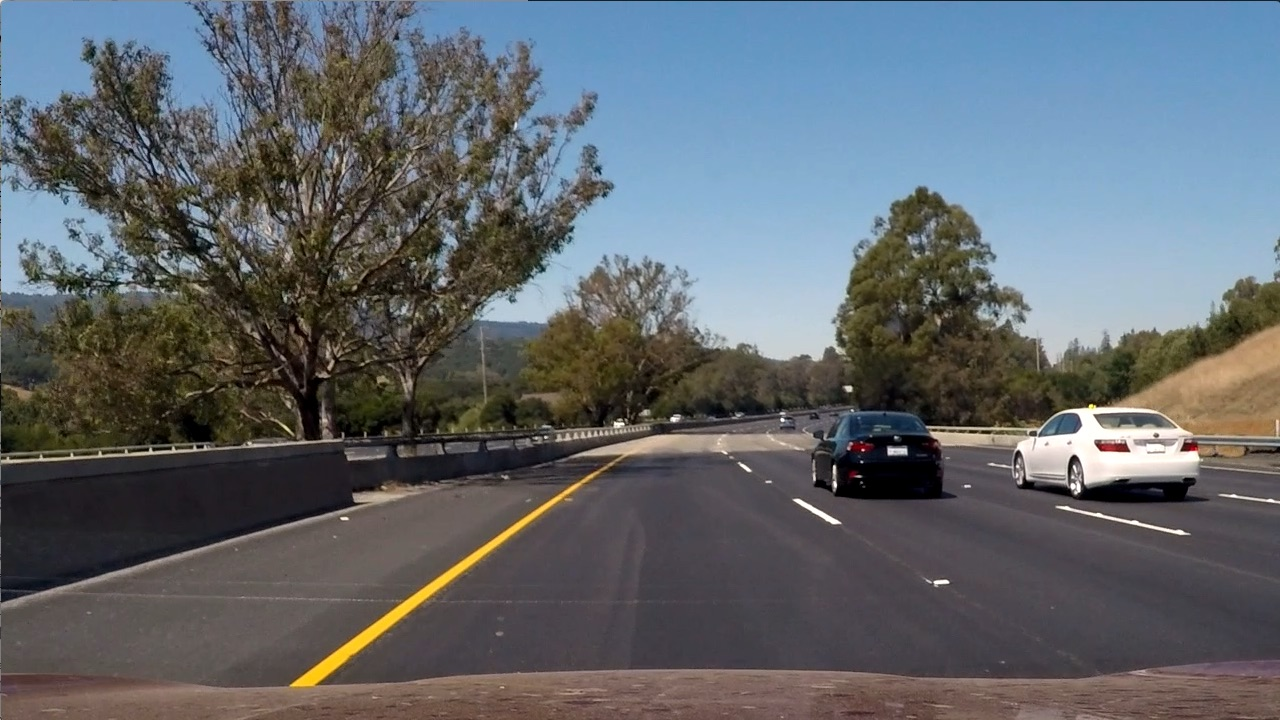
#> input picture CarND-Vehicle-Detection/test_images/test6.jpg, 1280 x 720 px
$ jupyter execute --allow-errors playground.ipynb   (shell and % lines are left out)   (older library calls are emulated)
#> lines starting #> are read from the running program, lines starting #| are printed output that depends on the picture
### CarND-Vehicle-Detection/vehicle_detection.py
import glob
import time

import matplotlib.image as mpimg
import matplotlib.pyplot as plt
import numpy as np
from skimage.feature import hog
from sklearn.model_selection import train_test_split
from sklearn.preprocessing import StandardScaler
from sklearn.svm import LinearSVC
from scipy.ndimage.measurements import label

import cv2


# [61 lines left out: functions get_hog_features, bin_spatial, color_hist, convert_color, not called in this run]


def extract_features(imgs, cspace='RGB', orient=9,
                     pix_per_cell=8, cell_per_block=2, hog_channel=0,
                     spatial_size=(32, 32), hist_bins=32, hist_range=(0, 256)):
    # Create a list to append feature vectors to
    features = []
    # Iterate through the list of images
    for file in imgs:
        # Read in each one by one
        image = mpimg.imread(file)
        # apply color conversion if other than 'RGB'
        if cspace != 'RGB':
            if cspace == 'HSV':
                feature_image = cv2.cvtColor(image, cv2.COLOR_RGB2HSV)
            elif cspace == 'LUV':
                feature_image = cv2.cvtColor(image, cv2.COLOR_RGB2LUV)
            elif cspace == 'HLS':
                feature_image = cv2.cvtColor(image, cv2.COLOR_RGB2HLS)
            elif cspace == 'YUV':
                feature_image = cv2.cvtColor(image, cv2.COLOR_RGB2YUV)
            elif cspace == 'YCrCb':
                feature_image = cv2.cvtColor(image, cv2.COLOR_RGB2YCrCb)
        else:
            feature_image = np.copy(image)

        # Call get_hog_features() with vis=False, feature_vec=True
        if hog_channel == 'ALL':
            hog_features = []
            for channel in range(feature_image.shape[2]):
                hog_features.append(get_hog_features(feature_image[:, :, channel],
                                                     orient, pix_per_cell, cell_per_block))
            hog_features = np.ravel(hog_features)
        else:
            hog_features = get_hog_features(feature_image[:, :, hog_channel], orient,
                                            pix_per_cell, cell_per_block)

        # Call on color and spatial bin
            # Apply bin_spatial() to get spatial color features
        spatial_features = bin_spatial(feature_image, size=spatial_size)
        # Apply color_hist() also with a color space option now
        hist_features = color_hist(
            feature_image, nbins=hist_bins, bins_range=hist_range)
        # Append the new feature vector to the features list
        features.append(np.concatenate(
            (spatial_features, hist_features, hog_features)))
        # Append the new feature vector to the features list
        # features.append(hog_features)
    # Return list of feature vectors
    return features


def load_images(folder_path='./data'):
    # Divide up into cars and notcars
#> called with folder_path = './data'
    images_nv = glob.glob(folder_path + '/non-vehicles/**/*.png')
    images_v = glob.glob(folder_path + '/vehicles/**/*.png')
    cars = []
    notcars = []
    for image in images_nv:
        notcars.append(image)
    for image in images_v:
        cars.append(image)

    return cars, notcars


def train_test_svm(car_features, notcar_features):
    # Create an array stack of feature vectors
    X = np.vstack((car_features, notcar_features)).astype(np.float64)
    # Fit a per-column scaler
    X_scaler = StandardScaler().fit(X)
    # Apply the scaler to X
    scaled_X = X_scaler.transform(X)

    # Define the labels vector
    y = np.hstack((np.ones(len(car_features)), np.zeros(len(notcar_features))))

    # Split up data into randomized training and test sets
    rand_state = np.random.randint(0, 100)
    X_train, X_test, y_train, y_test = train_test_split(
        scaled_X, y, test_size=0.2, random_state=rand_state)

    print('Feature vector length:', len(X_train[0]))
    # Use a linear SVC
    svc = LinearSVC()
    # Check the training time for the SVC
    t = time.time()
    svc.fit(X_train, y_train)
    t2 = time.time()
    print(round(t2 - t, 2), 'Seconds to train SVC...')
    # Check the score of the SVC
    print('Test Accuracy of SVC = ', round(svc.score(X_test, y_test), 4))

    return svc, X_scaler


# [125 lines left out: functions extract_and_train, find_cars, add_heat, not called in this run]


def apply_threshold(heatmap, threshold):
    # Zero out pixels below the threshold
    heatmap[heatmap <= threshold] = 0
    # Return thresholded map
    return heatmap


def draw_labeled_bboxes(img, labels):
    # Iterate through all detected cars
    for car_number in range(1, labels[1] + 1):
        # Find pixels with each car_number label value
        nonzero = (labels[0] == car_number).nonzero()
        # Identify x and y values of those pixels
        nonzeroy = np.array(nonzero[0])
        nonzerox = np.array(nonzero[1])
        # Define a bounding box based on min/max x and y
        bbox = ((np.min(nonzerox), np.min(nonzeroy)),
                (np.max(nonzerox), np.max(nonzeroy)))
        # Draw the box on the image
        cv2.rectangle(img, bbox[0], bbox[1], (0, 0, 255), 6)
    # Return the image
    return img

# [21 lines of commented-out code are left out]

### CarND-Vehicle-Detection/continous_vehicle_detection.py
import numpy as np
from moviepy.editor import VideoFileClip
import pickle
import vehicle_detection as vd
import cv2
from scipy.ndimage.measurements import label


def set_globals():
    global svc, X_scaler, boxes, smoothing_counter
    svc = pickle.load(open("svc.p", "rb"))
    X_scaler = pickle.load(open("X_scaler.p", "rb"))
    boxes = []
    smoothing_counter = 0


def process_video(video_path, file_out):
    """
    Finds lane lines for given video

    Inputs:
    - video_path : Path to video. o really.-
    """
    set_globals()
    output = file_out
    clip1 = VideoFileClip(video_path)
    # NOTE: this function expects color images!!
    clip = clip1.fl_image(process_frame)
    clip.write_videofile(output, audio=False)


# [30 lines left out: function process_frame, not called in this run]

### CarND-Vehicle-Detection/playground.ipynb
[cell 1]
import vehicle_detection as vd

[cell 2]
# Load images
cars, notcars = vd.load_images()

[cell 3]
colorspace='YCrCb'
orient=9
pix_per_cell=8
cell_per_block=2
hog_channel='ALL'
spatial_size=(16, 16)
hist_bins=16
hist_range=(0, 256)

[cell 4]
# colorspace = 'RGB' # Can be RGB, HSV, LUV, HLS, YUV, YCrCb
car_features = vd.extract_features(cars, cspace=colorspace, orient=orient,pix_per_cell=pix_per_cell, cell_per_block=cell_per_block,                    hog_channel=hog_channel,spatial_size=spatial_size, hist_bins=hist_bins, hist_range=hist_range)

notcar_features = vd.extract_features(notcars, cspace=colorspace, orient=orient,                       pix_per_cell=pix_per_cell, cell_per_block=cell_per_block,
hog_channel=hog_channel,spatial_size=spatial_size, hist_bins=hist_bins, hist_range=hist_range)

[cell 5]
print('Using:', orient, 'orientations', pix_per_cell,
          'pixels per cell and', cell_per_block, 'cells per block')
#> (the rest of this cell did not finish here and is left out)

[cell 6]
#import pickle
#pickle.dump(svc, open( "svc.p", "wb" ) )
#pickle.dump(X_scaler, open( "X_scaler.p", "wb" ) )

[cell 7]
import pickle
#> (the rest of this cell did not finish here and is left out)

[cell 8]
import matplotlib.image as mpimg
import matplotlib.pyplot as plt
import numpy as np
from scipy.ndimage.measurements import label
import glob

[cell 9]
img = mpimg.imread('./test_images/test6.jpg')
#> img is the input picture: shape (720, 1280, 3); mean R, G, B 97, 102.6, 107.9
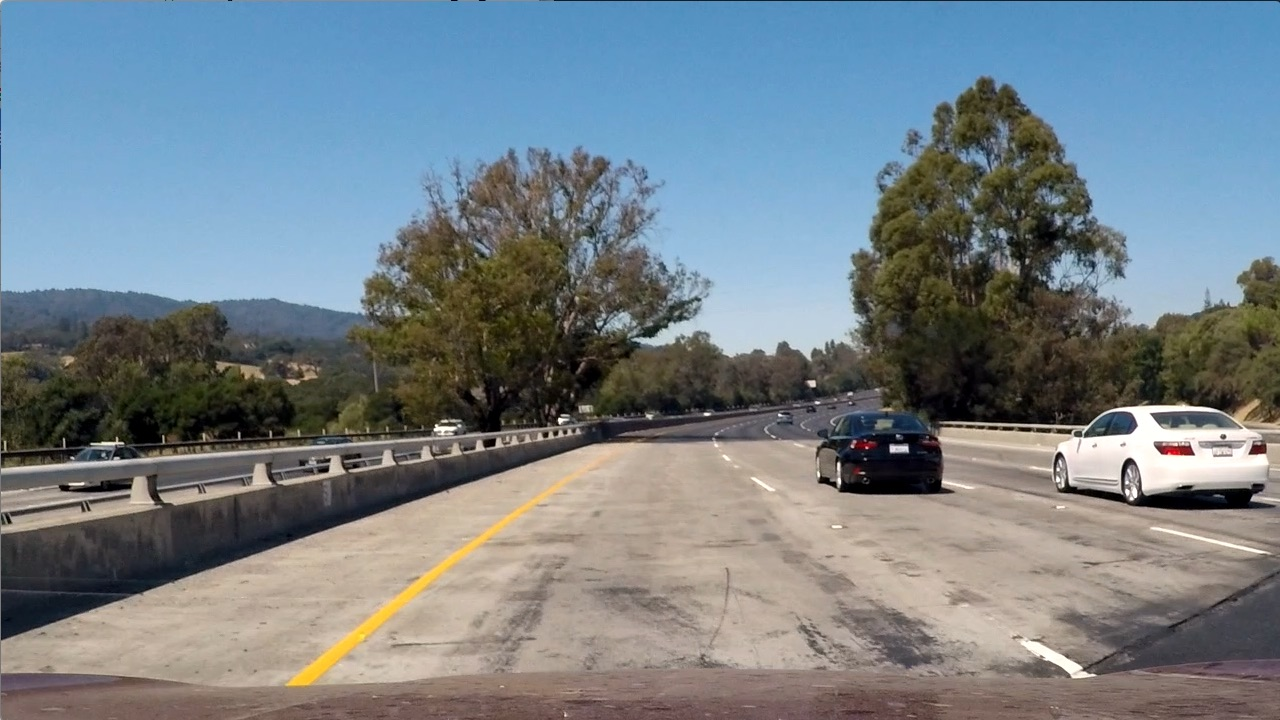
#> input picture CarND-Vehicle-Detection/test_images/test1.jpg, 1280 x 720 px
#> further down, img is the input picture: shape (720, 1280, 3); mean R, G, B 117.5, 128.7, 135.5

#> (a cell that did not finish here is left out)

#> (a cell that did not finish here is left out)

[cell 12]
images = glob.glob('./test_images/*.jpg')
#> (the rest of this cell did not finish here and is left out)

[cell 13]
heat = np.zeros_like(img[:,:,0]).astype(np.float)

#> (a cell that did not finish here is left out)

[cell 15]
plt.imshow(heat)
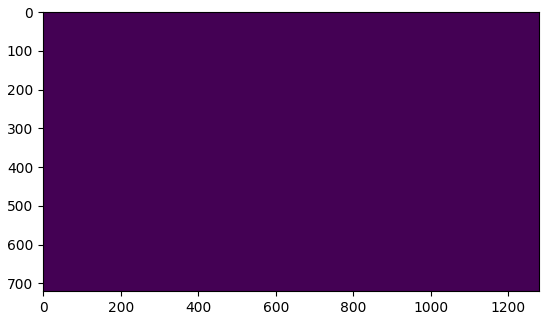
#> figure drawn by matplotlib, 1 panel

[cell 16]
heat = vd.apply_threshold(heat,1)

[cell 17]
heatmap = np.clip(heat, 0, 255)
#> heat: shape (720, 1280) float64; every value is 0
labels = label(heatmap)
draw_img = vd.draw_labeled_bboxes(np.copy(img), labels)

fig = plt.figure()
plt.subplot(121)
plt.imshow(draw_img)
plt.title('Car Positions')
plt.subplot(122)
plt.imshow(heatmap, cmap='hot')
plt.title('Heat Map')
fig.tight_layout()
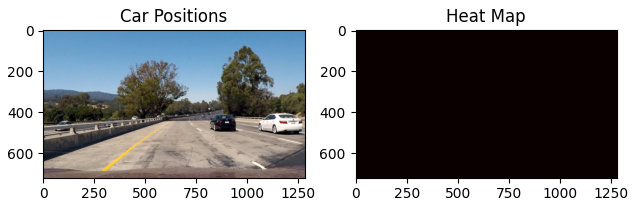
#> figure drawn by matplotlib, 2 panels

[cell 18]
import continous_vehicle_detection as cvd

#> (a cell that did not finish here is left out)


#> (a cell that did not finish here is left out)
